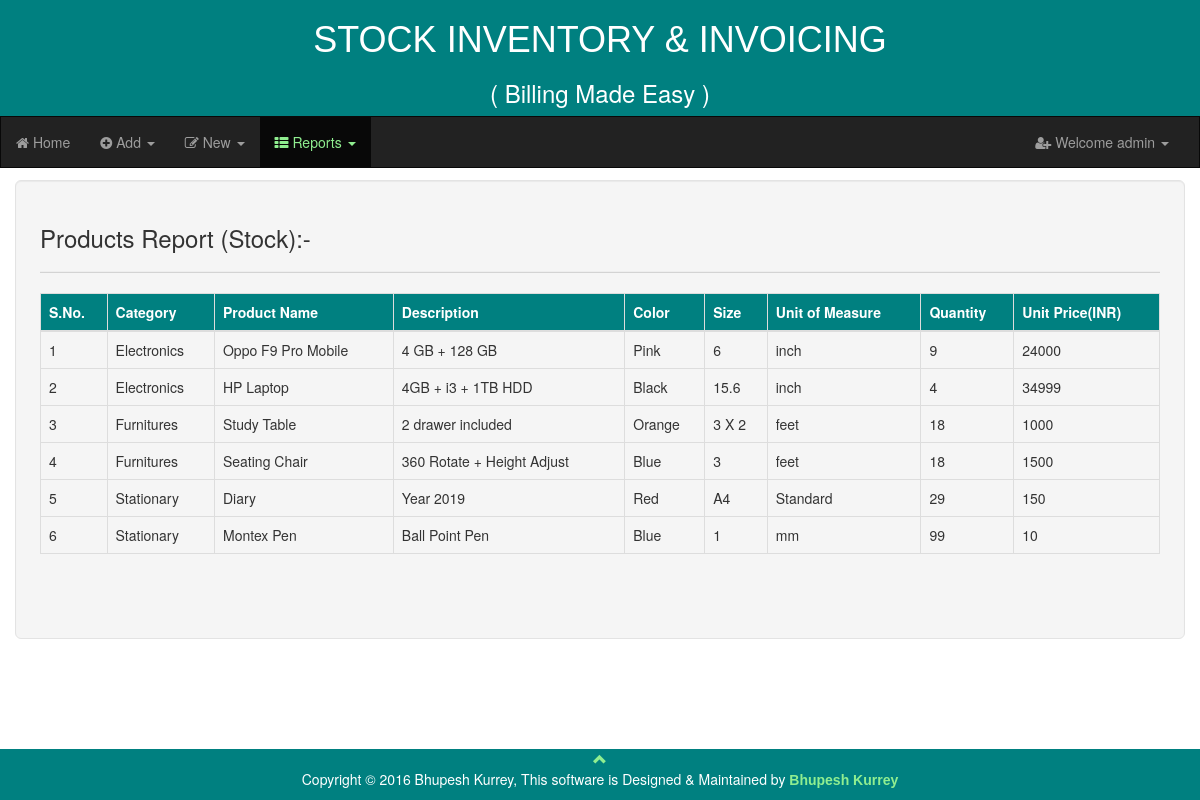
The app's page /report.php (signed in) with its own data.
### tables this page shows
CREATE TABLE IF NOT EXISTS `products` (
  `prod_id` int(11) NOT NULL AUTO_INCREMENT,
  `cat_id` int(11) NOT NULL,
  `prod_name` varchar(40) NOT NULL,
  `prod_desc` varchar(100) NOT NULL,
  `prod_color` varchar(20) NOT NULL,
  `prod_size` varchar(10) NOT NULL,
  `prod_stock` int(11) NOT NULL,
  `prod_uprice` int(11) NOT NULL,
  `prod_uom` varchar(20) NOT NULL,
  PRIMARY KEY (`prod_id`)
);

CREATE TABLE IF NOT EXISTS `category` (
  `cat_id` int(11) NOT NULL AUTO_INCREMENT,
  `cat_name` varchar(50) NOT NULL,
  PRIMARY KEY (`cat_id`)
);

### report.php (the view, shortened to what this page needs)
<?php
	include ('header.php');
?>
<!DOCTYPE html>
<html lang="en">
<head>
</head>
<body>
<div class="container-fluid">
<div class="well well-lg">
<h3>Products Report (Stock):-</h3><hr style="background-color:lightgrey; height:1px;">
<form action="" method="">
<table class="table table-bordered">
    <thead>
      <tr style="background-color:teal; color:white;">
        <th>S.No.</th>
        <th>Category</th>
        <th>Product Name</th>
        <th>Description</th>
        <th>Color</th>
        <th>Size</th>
        <th>Unit of Measure</th>
		<th>Quantity</th>
		<th>Unit Price(INR)</th>
      </tr>
    </thead>
	<?php
	include ('config.php');
$sql1 = "SELECT * FROM products";
$result = $conn->query($sql1);
if ($result->num_rows > 0) {
    while($row = $result->fetch_assoc()) {
	?>
	<tr>
        <td><?php echo $row["prod_id"]; ?></td>
        <td><?php
		$abc= $row["cat_id"];
			$sql2 = "SELECT cat_name FROM category WHERE cat_id = '$abc'";
			$result1 = $conn->query($sql2);
			while ($rows = $result1->fetch_assoc()){ $c_name = $rows['cat_name'];	}
		echo $c_name;  ?></td>
        <td><?php echo $row["prod_name"] ?></td>
        <td><?php echo $row["prod_desc"] ?></td>
        <td><?php echo $row["prod_color"] ?></td>
        <td><?php echo $row["prod_size"] ?></td>
        <td><?php echo $row["prod_uom"] ?></td>
        <td><?php echo $row["prod_stock"] ?></td>
        <td><?php echo $row["prod_uprice"] ?></td>
      </tr>
    <?php
		}
	}
else {
		echo "No Records Found...";
	}
  ?>
  </table>
</form>
<br>
<br>
</div>
</div>
<?php
include('footer.php');
?>
</body>
</html>

### records on screen
products: prod_id "1", cat.cat_name "Electronics", prod_name "Oppo F9 Pro Mobile", prod_desc "4 GB + 128 GB", prod_color "Pink", prod_size "6", prod_uom "inch", prod_stock "9", prod_uprice "24000"
products: prod_id "2", cat.cat_name "Electronics", prod_name "HP Laptop", prod_desc "4GB + i3 + 1TB HDD", prod_color "Black", prod_size "15.6", prod_uom "inch", prod_stock "4", prod_uprice "34999"
products: prod_id "3", cat.cat_name "Furnitures", prod_name "Study Table", prod_desc "2 drawer included", prod_color "Orange", prod_size "3 X 2", prod_uom "feet", prod_stock "18", prod_uprice "1000"
products: prod_id "4", cat.cat_name "Furnitures", prod_name "Seating Chair", prod_desc "360 Rotate + Height Adjust", prod_color "Blue", prod_size "3", prod_uom "feet", prod_stock "18", prod_uprice "1500"
products: prod_id "5", cat.cat_name "Stationary", prod_name "Diary", prod_desc "Year 2019", prod_color "Red", prod_size "A4", prod_uom "Standard", prod_stock "29", prod_uprice "150"
products: prod_id "6", cat.cat_name "Stationary", prod_name "Montex Pen", prod_desc "Ball Point Pen", prod_color "Blue", prod_size "1", prod_uom "mm", prod_stock "99", prod_uprice "10"

### other values on screen
$_SESSION ['usr'] "admin"
